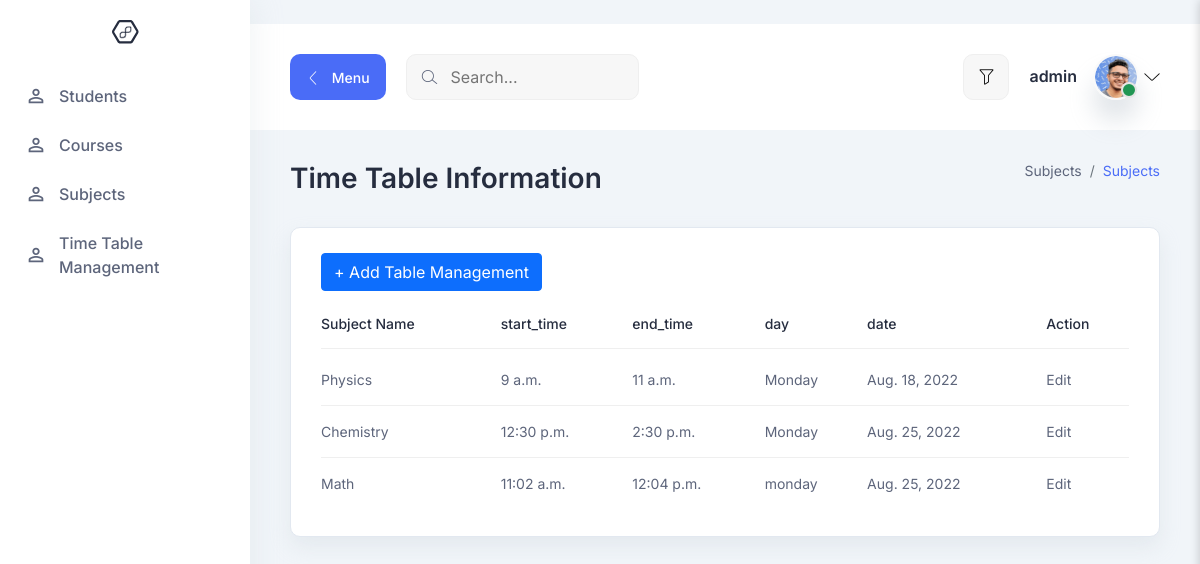
/all-timetable_management (signed in), run on an earlier commit of the app's database.
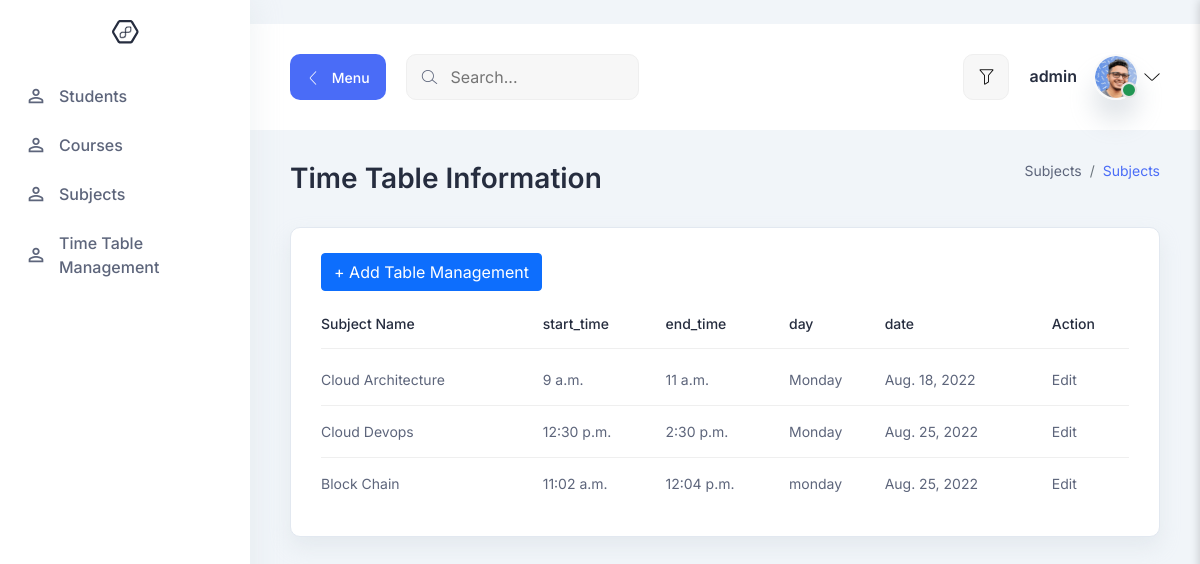
And on a later commit of the database.
### src/models.py (models this page shows, shortened)
class timetable_management(models.Model):
    teacher_id = models.ForeignKey(teacher , on_delete=models.CASCADE)
    subject_id = models.ForeignKey(subject , on_delete=models.CASCADE)
    start_time = models.TimeField()
    end_time = models.TimeField()
    day = models.CharField(max_length=10)
    date = models.DateField()

class subject(models.Model):
    subject_name = models.CharField(max_length=100)
    def __str__(self):
        return self.subject_name

### src/views.py (the view)
# urls.py: path('all-timetable_management', all_timetable_management, name='all-timetable_management'),
@login_required(login_url='teacher-login')
def all_timetable_management(request):
    get_timetable_management = timetable_management.objects.all()
    return render(request, 'tables.html', {'tables': get_timetable_management})

### src/templates/tables.html
{% extends 'base.html' %}
{% block content %}
<section class="table-components">
    <div class="container-fluid">
      <div class="title-wrapper pt-30">
        <div class="row align-items-center">
          <div class="col-md-6">
            <div class="title mb-30">
              <h2>Time Table Information</h2>
            </div>
          </div>
          <div class="col-md-6">
            <div class="breadcrumb-wrapper mb-30">
              <nav aria-label="breadcrumb">
                <ol class="breadcrumb">
                  <li class="breadcrumb-item">
                    <a href="#0">Subjects</a>
                  </li>
                  <li class="breadcrumb-item active" aria-current="page">
                    Subjects
                  </li>
                </ol>
              </nav>
            </div>
          </div>
        </div>
      </div>
      <div class="tables-wrapper">
        <div class="row">
          <div class="col-lg-12">
            <div class="card-style mb-30">
              <h6 class="mb-10">
                   <a class="btn btn-primary"  href="/add-timetable_management" role="button">+ Add Table Management</a>
            </h6>
              <div class="table-responsive">
                <table class="table">
                  <thead>
                    <tr>
                      <th><h6>Subject Name</h6></th>
                      <th><h6>start_time</h6></th>
                      <th><h6>end_time</h6></th>
                      <th><h6>day</h6></th>
                      <th><h6>date</h6></th>
                        <th><h6>Action</h6></th>
                    </tr>
                  </thead>
                  <tbody>
                    {% for s in  tables %}
                    <tr>
                        <td><p>{{ s.subject_id }}</p></td>
                        <td><p>{{ s.start_time }}</p></td>
                        <td><p>{{ s.end_time }}</p></td>
                        <td><p>{{ s.day }}</p></td>
                        <td><p>{{ s.date }}</p></td>
                        <td><p>
                            <a href="/update-timetable_management/{{s.id}}">Edit</a>
                        </p></td>
                    </tr>
                {% endfor %}
                  </tbody>
                </table>
              </div>
            </div>
          </div>
        </div>
      </div>
    </div>
  </section>
{% endblock %}

What changed in the data, as far as the page shows it:
changed through a linked row, timetable_management: subject_id "Physics" → "Cloud Architecture"
changed through a linked row, timetable_management: subject_id "Chemistry" → "Cloud Devops"
changed through a linked row, timetable_management "monday": subject_id "Math" → "Block Chain"
